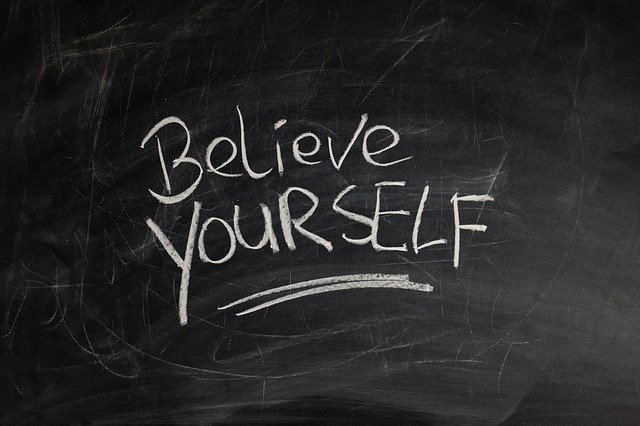
#> input picture code_10/board-writing.jpg, 640 x 426 px
$ python morphological_opertation.py
#> lines starting #> are read from the running program, lines starting #| are printed output that depends on the picture; after the words box and inside, x2 and y2 are one past the last pixel; in counts of white or black regions, pixels touching at a corner belong together
import matplotlib.pyplot as plt
import numpy as np
import cv2 as cv

def main():
    img_path = './board-writing.jpg'
    img_gray = cv.imread(img_path, 0)
#> img_gray: shape (426, 640); min 0, max 255, mean 39.5

    # img_rgb = plt.imread(img_path)
    # print(img_rgb.shape)

    # img_gray = cv.cvtColor(img_rgb, cv.COLOR_RGB2GRAY)
    print(img_gray.shape)
#| (426, 640)

    img_binary = cv.threshold(img_gray, 127, 255, cv.THRESH_BINARY)[1]
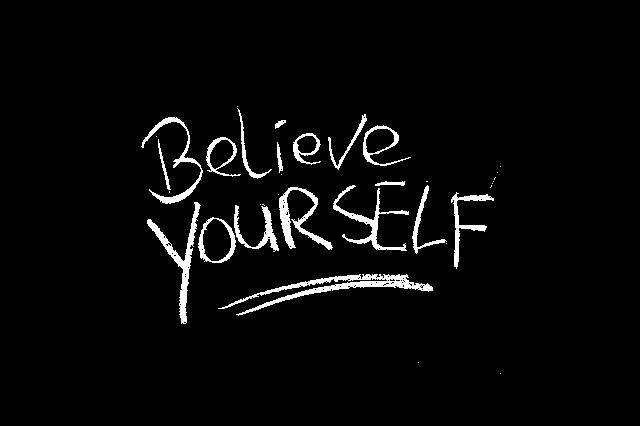
#> img_binary: shape (426, 640); 3.4% white; 35 white regions (17 under 20 px), largest, box (x1, y1, x2, y2) and area: (218, 274, 433, 316) 1742, (147, 202, 201, 324) 1095, (279, 187, 333, 250) 929
    print(img_binary)
#> (printed output is left out)

    kernel = np.ones((3, 3), dtype=np.uint8)

    img_erosion1 = cv.erode(img_binary, kernel, iterations=1)
#> img_erosion1: shape (426, 640); 1.2% white in thin lines or dots, all inside (x1, y1, x2, y2) = (146, 118, 489, 322)
    img_erosion2 = erosion(img_binary, kernel)
#> after the loop in erosion, `for i in range(r-x+1):`: img_process: shape (424, 638) float64; 1.2% white in thin lines or dots, all inside (x1, y1, x2, y2) = (145, 117, 488, 321)

    img_dilattion1 = cv.dilate(img_binary, kernel, iterations=1)
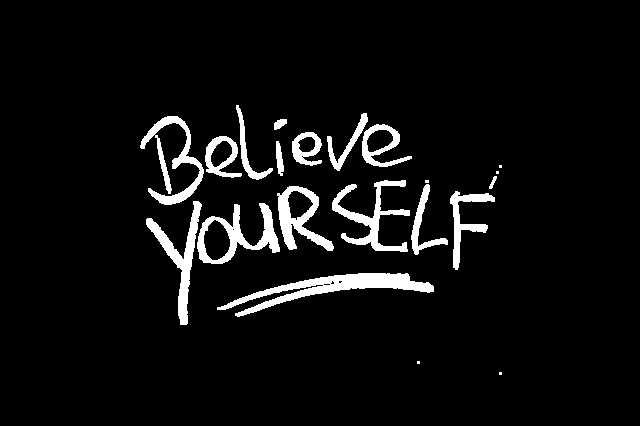
#> img_dilattion1: shape (426, 640); 5.7% white; 21 white regions (5 under 20 px), largest, box (x1, y1, x2, y2) and area: (217, 273, 434, 317) 2771, (197, 203, 280, 264) 1677, (146, 201, 202, 325) 1615
    img_dilattion2 = dilation(img_binary, kernel)
#> after the loop in dilation, `for i in range(r-x-1):`:
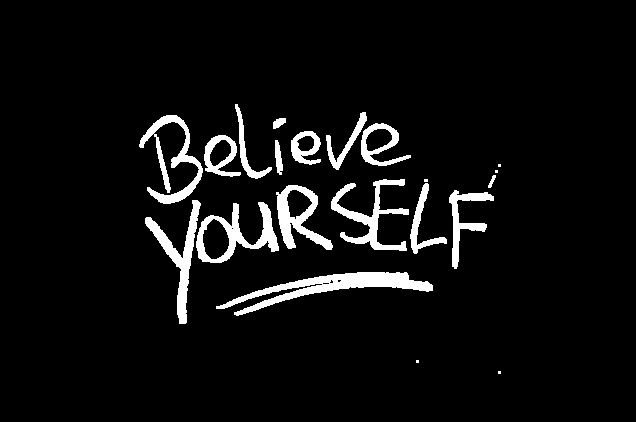
#> img_process: shape (422, 636) float64; 5.8% white; 21 white regions (5 under 20 px), largest, box (x1, y1, x2, y2) and area: (216, 272, 433, 316) 2771, (196, 202, 279, 263) 1677, (145, 200, 201, 324) 1615

    img_opening1 = cv.morphologyEx(img_binary, cv.MORPH_OPEN, kernel)
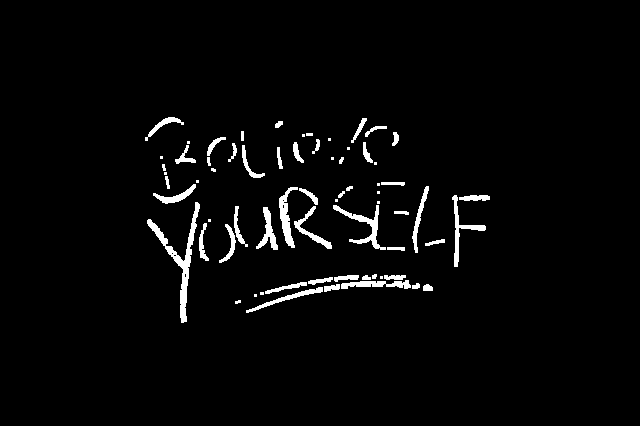
#> img_opening1: shape (426, 640); 2.8% white; 68 white regions (19 under 20 px), largest, box (x1, y1, x2, y2) and area: (147, 202, 200, 323) 1034, (333, 205, 386, 250) 530, (279, 187, 298, 248) 451
    img_opening2 = dilation(erosion(img_binary, kernel), kernel)
#> in dilation (call 2), `r, c = img_binary.shape`: r = 424; c = 638
#> after the loop in dilation (call 2), `for i in range(r-x-1):`:
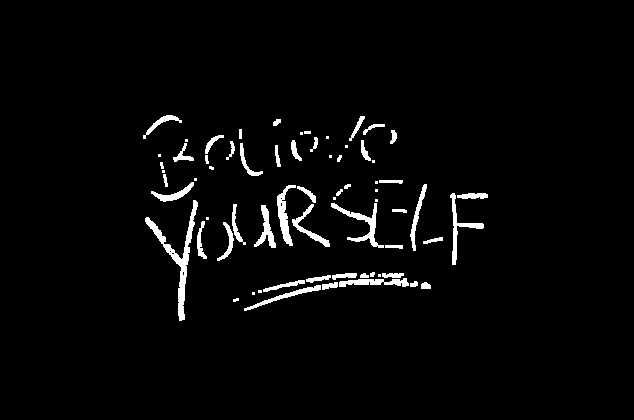
#> img_process: shape (420, 634) float64; 2.9% white; 68 white regions (19 under 20 px), largest, box (x1, y1, x2, y2) and area: (145, 200, 198, 321) 1034, (331, 203, 384, 248) 530, (277, 185, 296, 246) 451

    img_closing1 = cv.morphologyEx(img_binary, cv.MORPH_CLOSE, kernel)
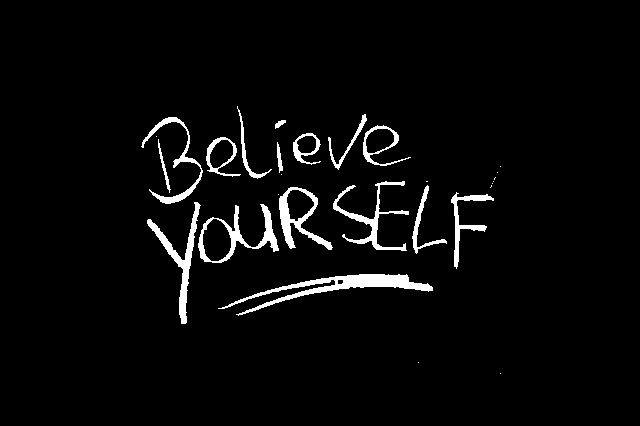
#> img_closing1: shape (426, 640); 3.6% white; 28 white regions (12 under 20 px), largest, box (x1, y1, x2, y2) and area: (218, 274, 433, 316) 1959, (147, 202, 201, 324) 1153, (198, 204, 279, 263) 1087
    img_closing2 = erosion(dilation(img_binary, kernel), kernel)
#> in erosion (call 3), `r, c = img_binary.shape`: r = 422; c = 636
#> after the loop in erosion (call 3), `for i in range(r-x+1):`:
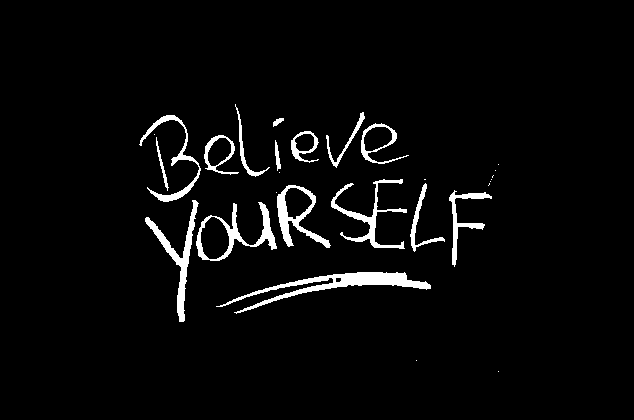
#> img_process: shape (420, 634) float64; 3.7% white; 28 white regions (12 under 20 px), largest, box (x1, y1, x2, y2) and area: (216, 272, 431, 314) 1959, (145, 200, 199, 322) 1153, (196, 202, 277, 261) 1087

    img_set = [ img_gray, img_binary, img_erosion1, img_erosion2, img_dilattion1, img_dilattion2, img_opening1, img_opening2, img_closing1, img_closing2]
    img_title = ['Grayscale', 'Binary', 'Erosion 1',  'Erosion 2', 'Dilation 1', 'Dilation 2', 'Opening 1', 'Opening 2', 'Closing 1', 'Closing 2']
    img_plot(img_set, img_title)

def img_plot(img, title):
    plt.figure(figsize=(15, 15))
    j = 0
    for i in range(int(len(img)/2)):
        plt.subplot(2, 5, i+1)
        plt.title(title[j])
        plt.imshow(img[j], cmap = 'gray')

        plt.subplot(2, 5, i+5+1)
        plt.title(title[j+1])
        plt.imshow(img[j+1], cmap = 'gray')
        j += 2
#> this loop made 5 passes
#> j on passes 1 to 5: 2, 4, 6, 8, 10
#> after the loop, j = 10

    plt.savefig('fig-1.jpg')
    plt.show()

def erosion(img_binary, kernel):
    r, c = img_binary.shape
    x, y = kernel.shape
    img_process = np.zeros((r-x+1, c-y+1))
    for i in range(r-x+1):
        for j in range(c-y+1):
            sum = np.sum(img_binary[i:i+x, j:j+y] * kernel) # only for fit, the pixel value will be 1
            check = np.sum(kernel * (255 * np.ones((3, 3))))
            if (sum == check):
                img_process[i][j] = 255
    return img_process

def dilation(img_binary, kernel):
    r, c = img_binary.shape
    x, y = kernel.shape
    img_process = np.zeros((r-x-1, c-y-1))
    for i in range(r-x-1):
        for j in range(c-y-1):
            sum = np.sum(img_binary[i:i+x, j:j+y] * kernel)
            if (sum >= 255): # both for fit, hit the pixel value will be 1
                img_process[i][j] = 255
    return img_process

if __name__ == '__main__':
    main()

$ run again, with code_10/writing.jpg copied over code_10/board-writing.jpg
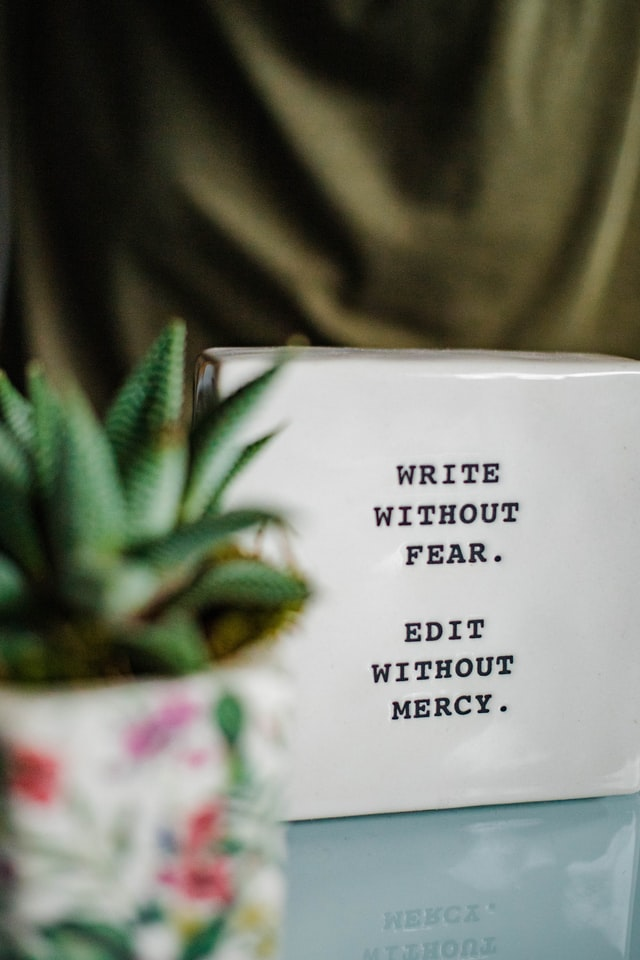
#> input picture code_10/writing.jpg, 640 x 960 px
#| (960, 640)
#> in main, `img_binary = cv.threshold(img_gray, 127, 255, cv.THRESH_BINARY)[1]`:
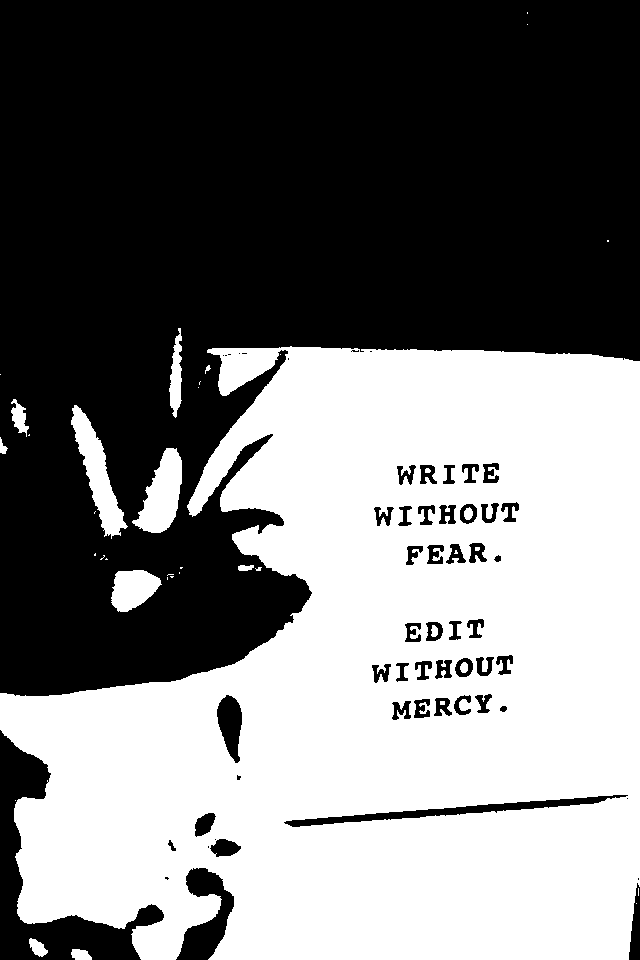
#> img_binary: shape (960, 640); 47.4% white; 39 white regions (23 under 20 px), largest, box (x1, y1, x2, y2) and area: (0, 346, 640, 960) 282947, (71, 405, 128, 539) 2649, (132, 448, 182, 533) 2415
#> (printed output is left out)
#> img_erosion1: shape (960, 640); 45.9% white; 39 white regions (24 under 20 px), largest, box (x1, y1, x2, y2) and area: (0, 348, 640, 960) 273104, (72, 406, 126, 535) 2219, (134, 449, 181, 532) 2128
#> img_dilattion1: shape (960, 640); 49% white; 20 white regions (7 under 20 px), largest, box (x1, y1, x2, y2) and area: (0, 345, 640, 960) 291317, (70, 404, 129, 540) 3110, (131, 447, 183, 534) 2712
#> img_opening1: shape (960, 640); 47.4% white; 32 white regions (13 under 20 px), largest, box (x1, y1, x2, y2) and area: (0, 347, 640, 960) 282346, (71, 405, 127, 536) 2615, (133, 448, 182, 533) 2400
#> img_closing1: shape (960, 640); 47.5% white; 31 white regions (13 under 20 px), largest, box (x1, y1, x2, y2) and area: (0, 346, 640, 960) 283355, (71, 405, 128, 539) 2680, (132, 448, 182, 533) 2426
#> in erosion (call 3), `r, c = img_binary.shape`: r = 956; c = 636
#> after the loop in erosion (call 3), `for i in range(r-x+1):`:
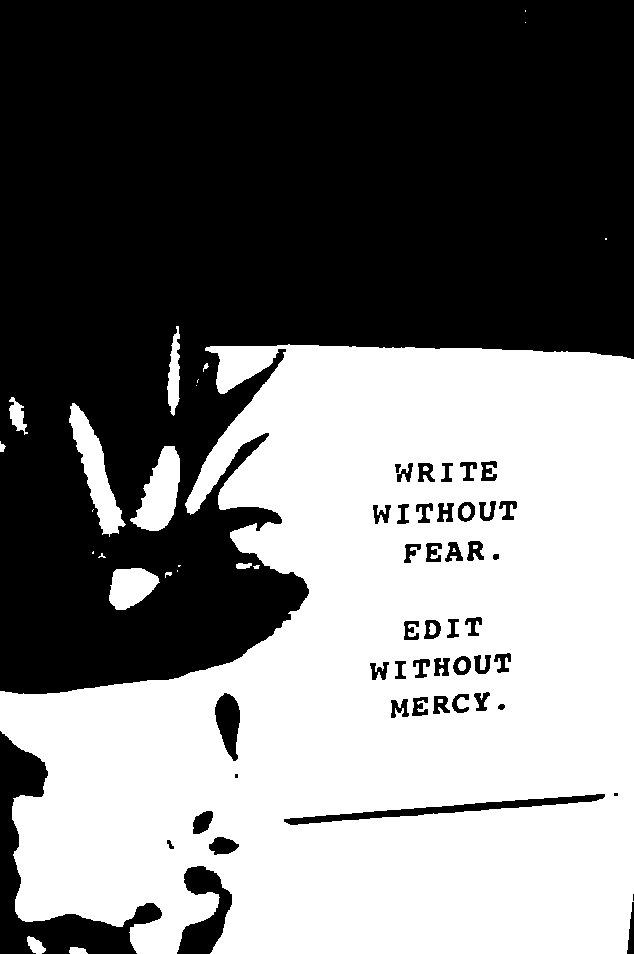
#> img_process: shape (954, 634) float64; 47.6% white; 30 white regions (12 under 20 px), largest, box (x1, y1, x2, y2) and area: (0, 344, 634, 954) 279310, (69, 403, 126, 537) 2680, (130, 446, 180, 531) 2426
#> the loop in img_plot, `for i in range(int(len(img)/2)):` made 5 passes
#> j on passes 1 to 5: 2, 4, 6, 8, 10
#> after the loop in img_plot, `for i in range(int(len(img)/2)):`: j = 10
